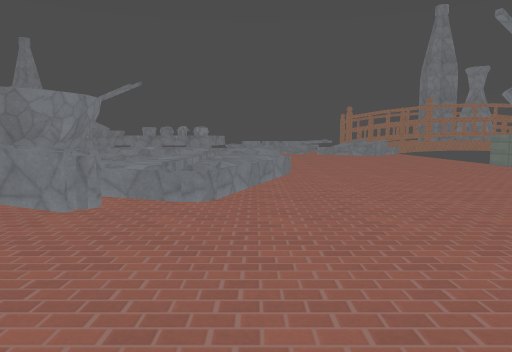
View 1 (above)

21 first-person views from a walk through a Godot game level. The camera is 1.2 m above the floor, tilts 6° down and sees 70° across. The floor is counted in squares, 2 m on a side. Each view is taken from the middle of a square. On the plan, view 1 faces up. The plan holds only what a view shows up to about 10 squares ahead; the rest is blank. The place goes on beyond the plan. Surface patterns are stand-ins for the level's own textures.

View 2
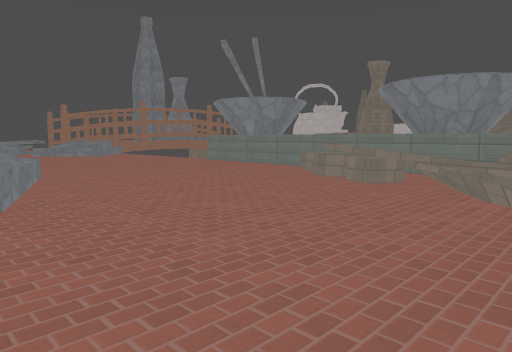

View 3
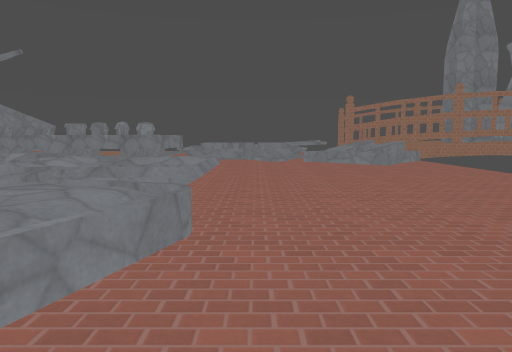

View 4
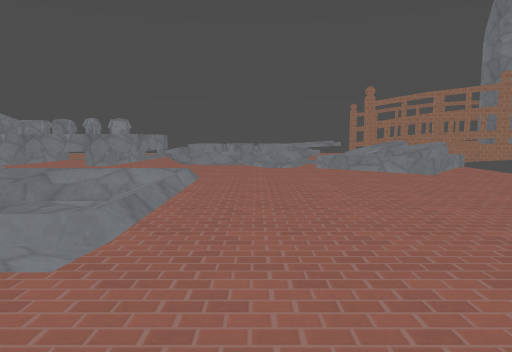

View 5
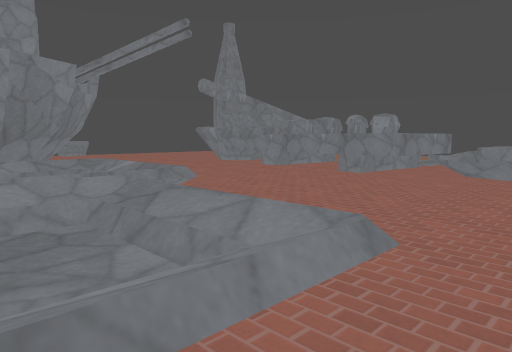

View 6
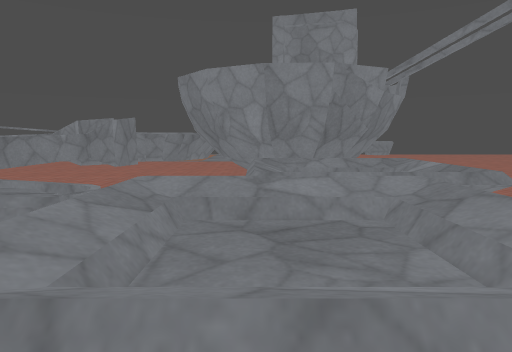

View 7
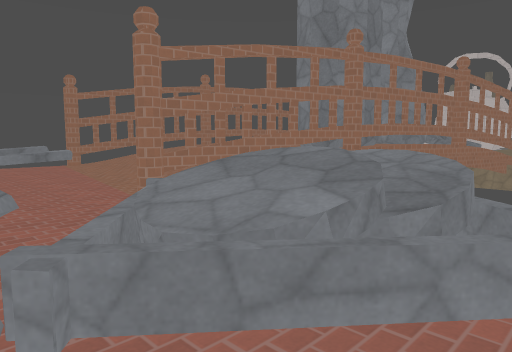

View 8
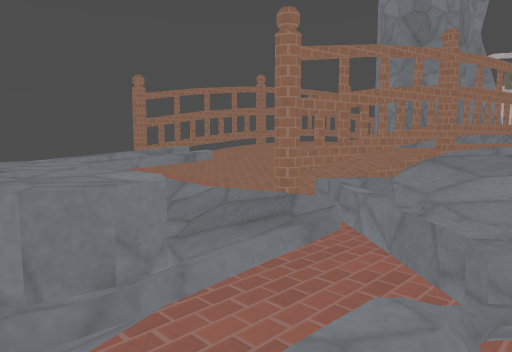

View 9
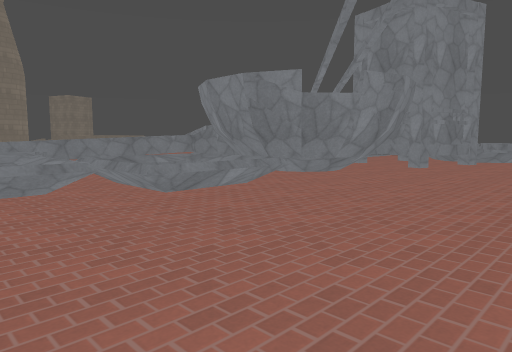

View 10
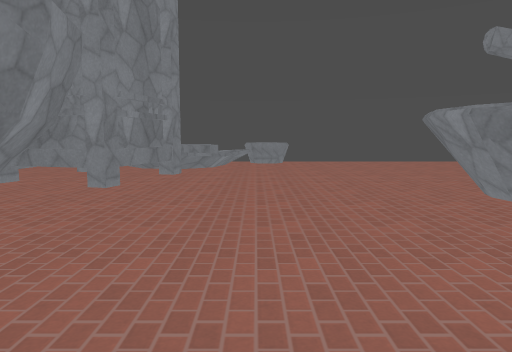

View 11
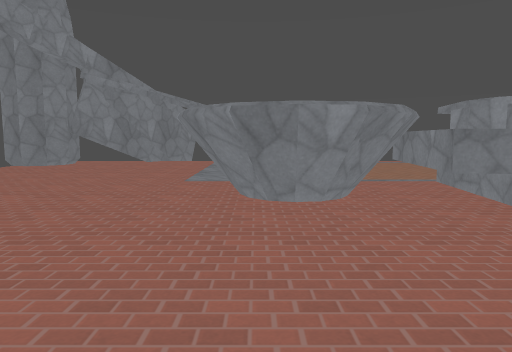

View 12
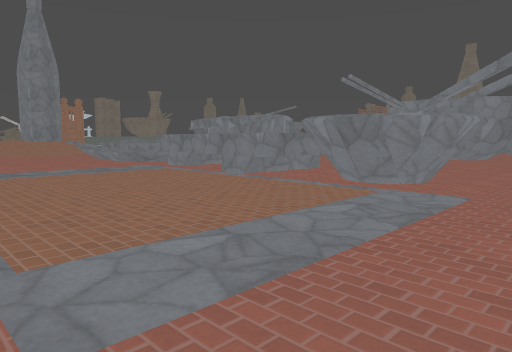

View 13
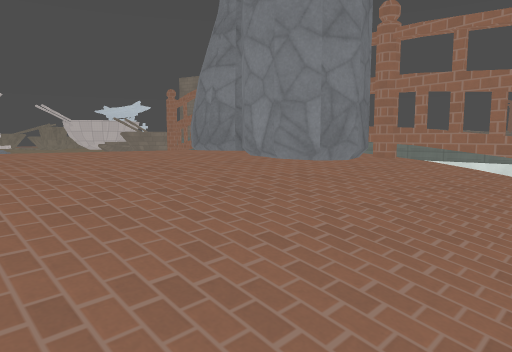

View 14
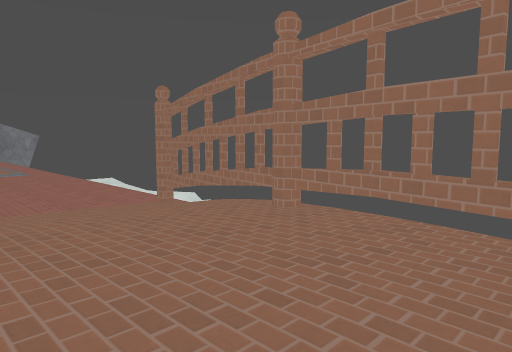

View 15
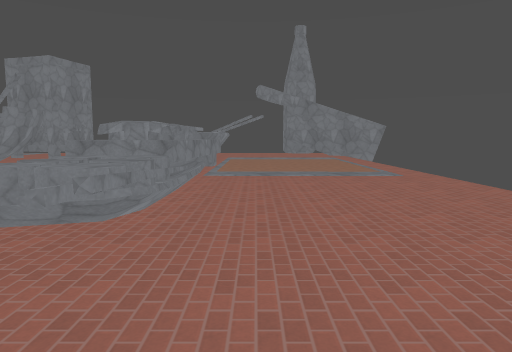

View 16
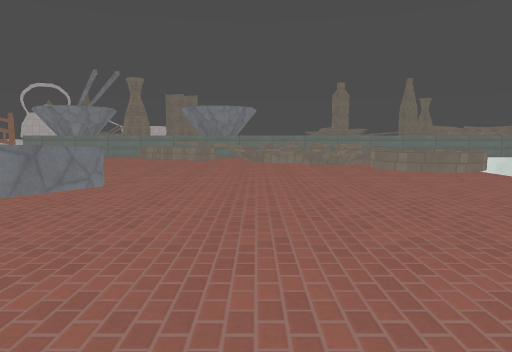

View 17
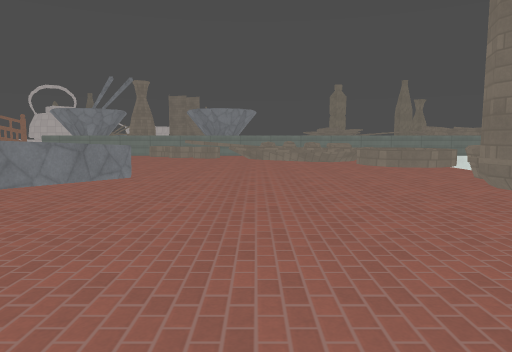

View 18
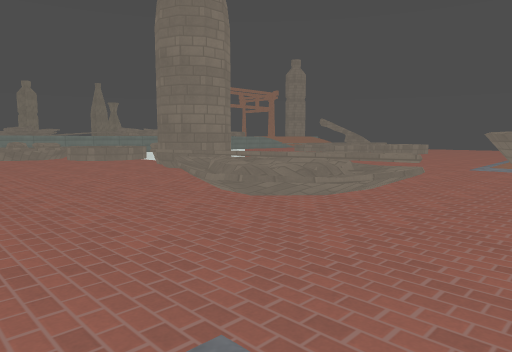

View 19
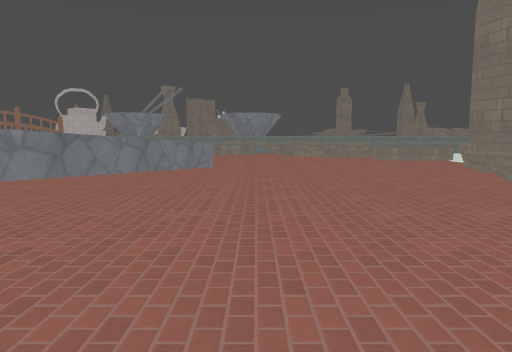

View 20
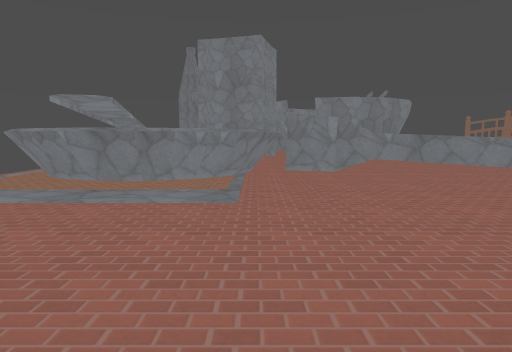

View 21
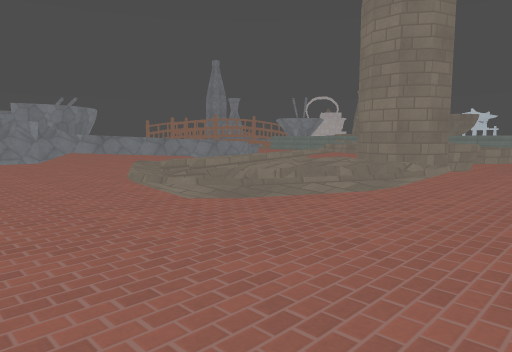

### Floor plan
Key: @ floor where view 1 was taken; # wall or solid block; x gap in a wall; . main floor; : floor 0.25 m higher than the main floor; + floor 0.5 m higher than the main floor; * floor 0.75 m higher than the main floor; % floor 1 m higher than the main floor; / step, stairs or slope; = window, fence, low wall or low ledge; ^ raised ledge; T thing the floor can be seen under or through.
Columns run from 10 left of view 1 to 17 right of it. Each row starts with its distance up from view 1.
 21 ##
 20 #..............######
 19 #..............///%%%
 18 ...............///%%%
 17 ...............//*%%%    =x=
 16 ...##^^..=^*==#//###
 15 ...^^^##^^^^^########/
 14 ...##^^^#x^^=#=.   #####
 13 ............#==.
 12 ................
 11 ^...............
 10 ^##.##.^^.......
  9 ^ ##  #:^^^.....
  8    # ^#^^^^.....#
  7 ^^  ^^#.=^......^
  6  ^^  ...=+=..../##
  5   ^TTT  =+=..../
  4   ^.TTT=#=/....^
  3 ^^......=.....^#^
  2 #............=^^^
  1 .#...........==##
  0 ..../.....@.===
 -1  ..+/:=.....=^
 -2  ..===##..^^^=
 -3  ...+###^^=^^
 -4  ........
 -5  ....
 -6   ....
 -7   ^...
 -8    ^..
 -9    ^.

Where each view was taken, in squares from view 1:
view 1: 0 up, 0 right, facing up
view 2: 0 up, 1 left, facing up-right
view 3: 4 up, 1 right, facing up
view 4: 6 up, 1 right, facing up
view 5: 8 up, 1 right, facing up-left
view 6: 8 up, 1 right, facing left
view 7: 12 up, 2 right, facing up-right
view 8: 13 up, 1 right, facing up-right
view 9: 13 up, 0 right, facing down-left
view 10: 12 up, 3 left, facing left
view 11: 11 up, 7 left, facing up
view 12: 20 up, 9 left, facing down-right
view 13: 19 up, 5 right, facing down-right
view 14: 17 up, 10 right, facing up-left
view 15: 17 up, 5 right, facing left
view 16: 1 up, 6 left, facing right
view 17: 1 up, 7 left, facing right
view 18: 2 up, 9 left, facing down-right
view 19: 2 up, 9 left, facing right
view 20: 2 down, 8 left, facing up
view 21: 5 down, 9 left, facing up-right
